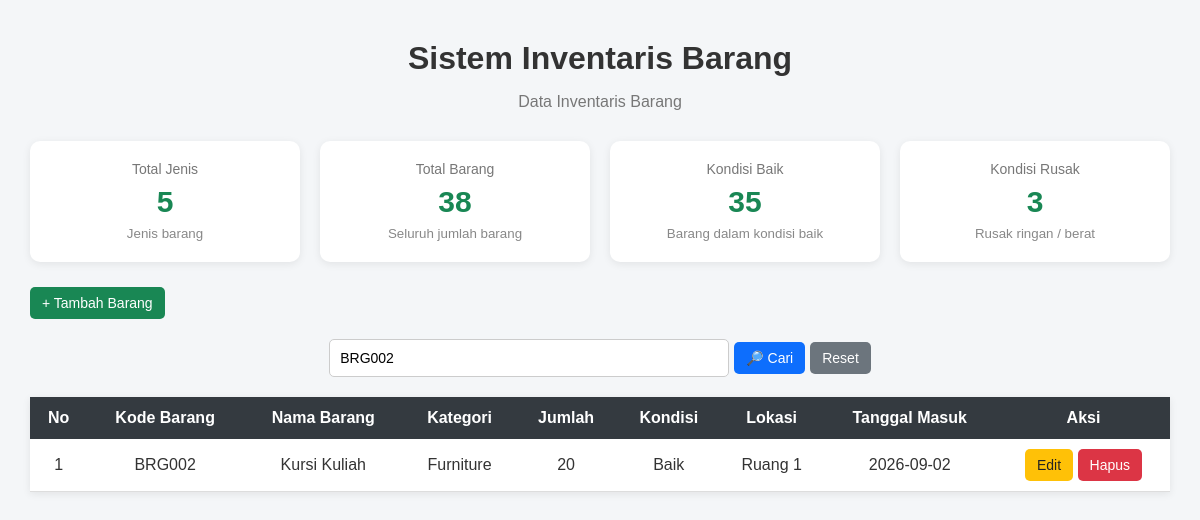
The page /index.php?keyword=BRG002 on the database its author committed.
### tables this page shows
CREATE TABLE `inventaris` (
  `id_barang` int NOT NULL,
  `kode_barang` varchar(20) NOT NULL,
  `nama_barang` varchar(100) NOT NULL,
  `kategori` varchar(50) NOT NULL,
  `jumlah` int NOT NULL,
  `kondisi` varchar(30) NOT NULL,
  `lokasi` varchar(100) NOT NULL,
  `tanggal_masuk` date NOT NULL
);

### index.php (the view, shortened to what this page needs)
<?php
include "koneksi.php";
$keyword = $_GET['keyword'] ?? '';
$query = "SELECT * FROM inventaris
          WHERE kode_barang LIKE '%$keyword%'
          OR nama_barang LIKE '%$keyword%'
          OR kategori LIKE '%$keyword%'
          OR lokasi LIKE '%$keyword%'
          ORDER BY id_barang DESC";
$result = mysqli_query($koneksi, $query);
$query_total = "SELECT SUM(jumlah) AS total_barang FROM inventaris";
$result_total = mysqli_query($koneksi, $query_total);
$data_total = mysqli_fetch_assoc($result_total);
$total_barang = $data_total['total_barang'] ?? 0;
$query_jenis = "SELECT COUNT(*) AS total_jenis FROM inventaris";
$result_jenis = mysqli_query($koneksi, $query_jenis);
$data_jenis = mysqli_fetch_assoc($result_jenis);
$total_jenis = $data_jenis['total_jenis'] ?? 0;
$query_baik = "SELECT SUM(jumlah) AS total_baik
               FROM inventaris
               WHERE kondisi = 'Baik'";
$result_baik = mysqli_query($koneksi, $query_baik);
$data_baik = mysqli_fetch_assoc($result_baik);
$total_baik = $data_baik['total_baik'] ?? 0;
$query_rusak = "SELECT SUM(jumlah) AS total_rusak
                FROM inventaris
                WHERE kondisi != 'Baik'";
$result_rusak = mysqli_query($koneksi, $query_rusak);
$data_rusak = mysqli_fetch_assoc($result_rusak);
$total_rusak = $data_rusak['total_rusak'] ?? 0;
?>
<!DOCTYPE html>
<html lang="id">
<head>
    <link rel="stylesheet" href="style.css">
</head>
<body>
    <div class="container">
        <h1>Sistem Inventaris Barang</h1>
        <p class="subtitle">
            Data Inventaris Barang
        </p>
       <div class="stats">
            <div class="stat-box">
                <span>Total Jenis</span>
                <strong><?= $total_jenis; ?></strong>
                <small>Jenis barang</small>
            </div>
            <div class="stat-box">
                <span>Total Barang</span>
                <strong><?= $total_barang; ?></strong>
                <small>Seluruh jumlah barang</small>
            </div>
            <div class="stat-box">
                <span>Kondisi Baik</span>
                <strong><?= $total_baik; ?></strong>
                <small>Barang dalam kondisi baik</small>
            </div>
            <div class="stat-box">
                <span>Kondisi Rusak</span>
                <strong><?= $total_rusak; ?></strong>
                <small>Rusak ringan / berat</small>
            </div>
        </div>
        <div class="toolbar">
            <a href="tambah.php" class="btn tambah">
                + Tambah Barang
            </a>
        </div>
        <form method="GET" action="index.php" class="search-box">
            <input
                type="text"
                name="keyword"
                placeholder="Cari kode, nama, kategori, atau lokasi..."
                value="<?= htmlspecialchars($keyword); ?>"
            >
            <button type="submit" class="btn cari">
                🔎 Cari
            </button>
            <a href="index.php" class="btn reset">
                Reset
            </a>
        </form>
        <table>
            <thead>
                <tr>
                    <th>No</th>
                    <th>Kode Barang</th>
                    <th>Nama Barang</th>
                    <th>Kategori</th>
                    <th>Jumlah</th>
                    <th>Kondisi</th>
                    <th>Lokasi</th>
                    <th>Tanggal Masuk</th>
                    <th>Aksi</th>
                </tr>
            </thead>
            <tbody>
                <?php
                $no = 1;
                while ($data = mysqli_fetch_assoc($result)) {
                ?>
                <tr>
                    <td><?= $no++; ?></td>
                    <td><?= $data['kode_barang']; ?></td>
                    <td><?= $data['nama_barang']; ?></td>
                    <td><?= $data['kategori']; ?></td>
                    <td><?= $data['jumlah']; ?></td>
                    <td><?= $data['kondisi']; ?></td>
                    <td><?= $data['lokasi']; ?></td>
                    <td><?= $data['tanggal_masuk']; ?></td>
                    <td>
                        <a href="edit.php?id=<?= $data['id_barang']; ?>" class="btn edit">
                            Edit
                        </a>
                        <a href="hapus.php?id=<?= $data['id_barang']; ?>"
                           class="btn hapus"
                           onclick="return confirm('Apakah kamu yakin ingin menghapus data ini?');">
                            Hapus
                        </a>
                    </td>
                </tr>
                <?php
                }
                ?>
            </tbody>
        </table>
    </div>
</body>
</html>

### style.css (style rules this page uses)
* { box-sizing: border-box; }
body { margin: 0; font-family: Arial, sans-serif; background-color: #f4f6f8; color: #333; }
.container { width: 95%; max-width: 1300px; margin: 40px auto; }
h1 { text-align: center; margin-bottom: 5px; }
.subtitle { text-align: center; color: #777; margin-bottom: 30px; }
.toolbar { margin-bottom: 20px; }
.btn { display: inline-block; padding: 8px 12px; text-decoration: none; border-radius: 5px; font-size: 14px; }
.tambah { background-color: #198754; color: white; }
.edit { background-color: #ffc107; color: #222; }
.hapus { background-color: #dc3545; color: white; }
table { width: 100%; border-collapse: collapse; background-color: white; box-shadow: 0 2px 8px rgba(0, 0, 0, 0.08); }
th { background-color: #343a40; color: white; padding: 12px; }
td { padding: 10px; border-bottom: 1px solid #ddd; text-align: center; }
.search-box { display: flex; justify-content: center; align-items: center; gap: 5px; margin: 20px 0; }
.search-box input { width: 400px; max-width: 100%; padding: 10px; border: 1px solid #ccc; border-radius: 5px; font-size: 14px; }
.cari { background-color: #0d6efd; color: white; border: none; cursor: pointer; }
.reset { background-color: #6c757d; color: white; }
.stats { display: grid; grid-template-columns: repeat(4, 1fr); gap: 20px; margin: 25px 0; }
.stat-box { background-color: white; padding: 20px; border-radius: 10px; text-align: center; box-shadow: 0 2px 8px rgba(0, 0, 0, 0.08); }
.stat-box span { display: block; color: #777; font-size: 14px; margin-bottom: 8px; }
.stat-box strong { display: block; font-size: 30px; color: #198754; margin-bottom: 5px; }
.stat-box small { color: #888; }

### rows shown on the page
inventaris: kode_barang "BRG002", nama_barang "Kursi Kuliah", kategori "Furniture", jumlah "20", kondisi "Baik", lokasi "Ruang 1", tanggal_masuk "2026-09-02"

### other values the page prints
$total_jenis "5"
$total_barang "38"
$total_baik "35"
$total_rusak "3"
